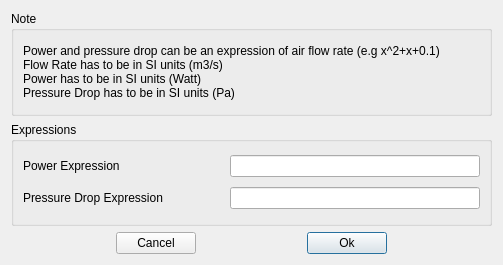
<?xml version="1.0" encoding="UTF-8"?>
<ui version="4.0">
 <class>Form</class>
 <widget class="QWidget" name="Form">
  <property name="geometry">
   <rect>
    <x>0</x>
    <y>0</y>
    <width>503</width>
    <height>265</height>
   </rect>
  </property>
  <property name="windowTitle">
   <string>Fan Curve Model Definition</string>
  </property>
  <layout class="QVBoxLayout" name="verticalLayout">
   <item>
    <widget class="QGroupBox" name="groupBox">
     <property name="title">
      <string>Note</string>
     </property>
     <layout class="QVBoxLayout" name="verticalLayout_2">
      <item>
       <widget class="QLabel" name="label">
        <property name="text">
         <string>Power and pressure drop can be an expression of air flow rate (e.g x^2+x+0.1)
Flow Rate has to be in SI units (m3/s)
Power has to be in SI units (Watt)
Pressure Drop has to be in SI units (Pa)</string>
        </property>
        <property name="textFormat">
         <enum>Qt::AutoText</enum>
        </property>
       </widget>
      </item>
     </layout>
    </widget>
   </item>
   <item>
    <widget class="QGroupBox" name="groupBox_2">
     <property name="title">
      <string>Expressions</string>
     </property>
     <layout class="QVBoxLayout" name="verticalLayout_3">
      <item>
       <layout class="QHBoxLayout" name="horizontalLayout_2">
        <item>
         <widget class="QLabel" name="Microchannel_P_exp_label">
          <property name="text">
           <string>Power Expression</string>
          </property>
         </widget>
        </item>
        <item>
         <spacer name="horizontalSpacer_4">
          <property name="orientation">
           <enum>Qt::Horizontal</enum>
          </property>
          <property name="sizeType">
           <enum>QSizePolicy::MinimumExpanding</enum>
          </property>
          <property name="sizeHint" stdset="0">
           <size>
            <width>40</width>
            <height>20</height>
           </size>
          </property>
         </spacer>
        </item>
        <item>
         <widget class="QLineEdit" name="Microchannel_P_exp">
          <property name="sizePolicy">
           <sizepolicy hsizetype="Preferred" vsizetype="Fixed">
            <horstretch>0</horstretch>
            <verstretch>0</verstretch>
           </sizepolicy>
          </property>
          <property name="minimumSize">
           <size>
            <width>250</width>
            <height>0</height>
           </size>
          </property>
          <property name="maximumSize">
           <size>
            <width>16777215</width>
            <height>16777215</height>
           </size>
          </property>
         </widget>
        </item>
       </layout>
      </item>
      <item>
       <layout class="QHBoxLayout" name="horizontalLayout_3">
        <item>
         <widget class="QLabel" name="Microchannel_DP_exp_label">
          <property name="text">
           <string>Pressure Drop Expression</string>
          </property>
         </widget>
        </item>
        <item>
         <spacer name="horizontalSpacer_5">
          <property name="orientation">
           <enum>Qt::Horizontal</enum>
          </property>
          <property name="sizeType">
           <enum>QSizePolicy::MinimumExpanding</enum>
          </property>
          <property name="sizeHint" stdset="0">
           <size>
            <width>40</width>
            <height>20</height>
           </size>
          </property>
         </spacer>
        </item>
        <item>
         <widget class="QLineEdit" name="Microchannel_DP_exp">
          <property name="sizePolicy">
           <sizepolicy hsizetype="Preferred" vsizetype="Fixed">
            <horstretch>0</horstretch>
            <verstretch>0</verstretch>
           </sizepolicy>
          </property>
          <property name="minimumSize">
           <size>
            <width>250</width>
            <height>0</height>
           </size>
          </property>
          <property name="maximumSize">
           <size>
            <width>16777215</width>
            <height>16777215</height>
           </size>
          </property>
         </widget>
        </item>
       </layout>
      </item>
     </layout>
    </widget>
   </item>
   <item>
    <layout class="QHBoxLayout" name="horizontalLayout">
     <item>
      <spacer name="horizontalSpacer_2">
       <property name="orientation">
        <enum>Qt::Horizontal</enum>
       </property>
       <property name="sizeHint" stdset="0">
        <size>
         <width>40</width>
         <height>20</height>
        </size>
       </property>
      </spacer>
     </item>
     <item>
      <widget class="QPushButton" name="Microchannel_cancel_button">
       <property name="text">
        <string>Cancel</string>
       </property>
      </widget>
     </item>
     <item>
      <spacer name="horizontalSpacer">
       <property name="orientation">
        <enum>Qt::Horizontal</enum>
       </property>
       <property name="sizeHint" stdset="0">
        <size>
         <width>40</width>
         <height>20</height>
        </size>
       </property>
      </spacer>
     </item>
     <item>
      <widget class="QPushButton" name="Microchannel_ok_button">
       <property name="text">
        <string>Ok</string>
       </property>
       <property name="default">
        <bool>true</bool>
       </property>
      </widget>
     </item>
     <item>
      <spacer name="horizontalSpacer_3">
       <property name="orientation">
        <enum>Qt::Horizontal</enum>
       </property>
       <property name="sizeHint" stdset="0">
        <size>
         <width>40</width>
         <height>20</height>
        </size>
       </property>
      </spacer>
     </item>
    </layout>
   </item>
  </layout>
 </widget>
 <resources/>
 <connections/>
</ui>
